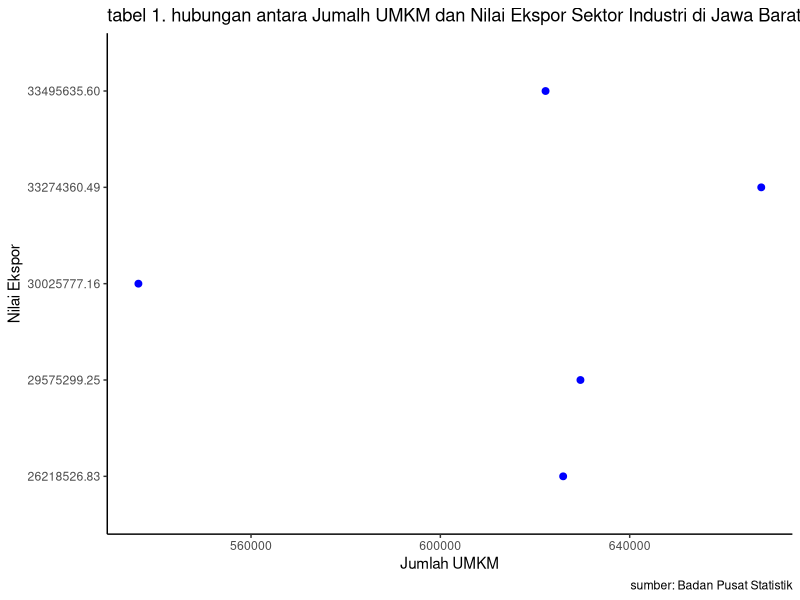

Here is the R script that generated this plot:
## ---- chunk 1
 library("tidyverse")
 library("readxl")
 library("writexl")
 library("dplyr")
## ---- chunk 2
#import dataset
library(readxl)
dat<-read_excel('Data nilaiekspor-umkm-jabr.xlsx')
head(dat)
## ---- chunk 3
library("ggplot2")
library("readxl")
library("dplyr")
ggplot(data=dat,aes(x=UMKM,y=NilaiEkspor)) +
  geom_point(color="blue",size=2) + # setiap nambah command, selalu kasih tanda +
  labs(title="tabel 1. hubungan antara Jumalh UMKM dan Nilai Ekspor Sektor Industri di Jawa Barat",
       x="Jumlah UMKM",
       y="Nilai Ekspor",
       caption = "sumber: Badan Pusat Statistik") +
  theme_classic()
## ---- chunk 4
 reg1<-lm(NilaiEkspor~UMKM,data=dat)
 summary(reg1)
